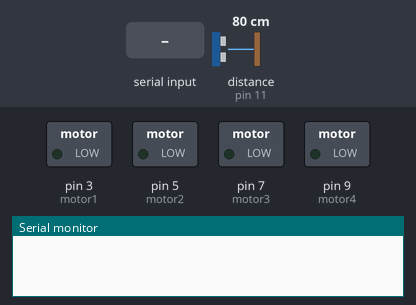
A sketch run on a simulated Arduino Uno, built with avr-gcc and run on an emulated ATmega328P. On the bench: switched loads named in the sketch (green lamp = pin HIGH), the last lines printed to the serial monitor. The inputs (shaded band) are chosen by the test bench; at power-on: distance to the obstacle (sensor on pin 11) 80 cm. The echo pulse lasts 58.3 µs per cm; pins used as bus, display or sensor lines are not drawn.

Above: at 1.2 s.
1.3 s: "SELFMODE" received over Serial
At 2.8 s:
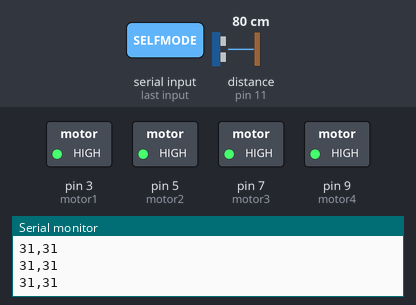
3.8 s: distance to the obstacle (sensor on pin 11) set to 42 cm
5.3 s: distance to the obstacle (sensor on pin 11) set to 35 cm
At 6.2 s:
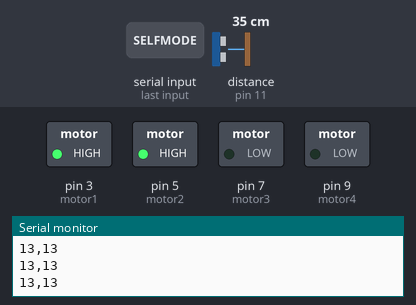
9.8 s: "USERMODE" received over Serial
At 12.0 s:
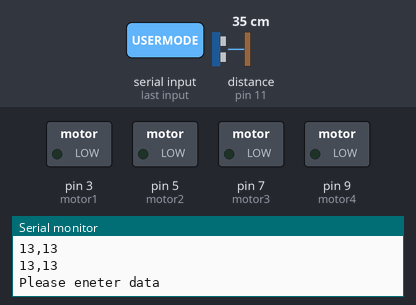
12.3 s: "LEFT" received over Serial
At 14.5 s:
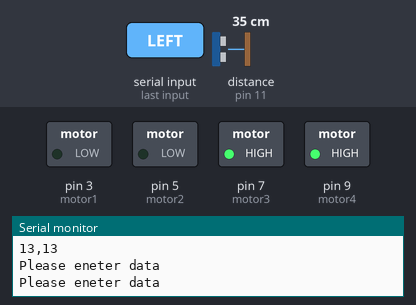
Timing chart, 0 to 15.8 s (numbered marks = the images above; inputs shaded):
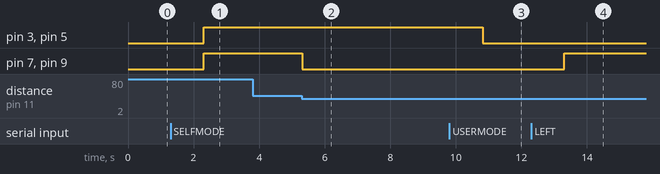

Measured:
- the behaviour switches between 39 and 38 cm on distance to the obstacle (sensor on pin 11) (found by bisection; images 1 and 2)
- after the input at 1.3 s, pin 3 (motor1), pin 5 (motor2), pin 7 (motor3), pin 9 (motor4): LOW → HIGH after 1.0 s
- after the input at 5.3 s, pin 7 (motor3), pin 9 (motor4): HIGH → LOW at once
- after the input at 9.8 s, pin 3 (motor1), pin 5 (motor2): HIGH → LOW after 1.0 s
- after the input at 12.3 s, pin 7 (motor3), pin 9 (motor4): LOW → HIGH after 1.0 s

The sketch:

drivermotor.ino
```cpp
const int trigPin1 = 12;
const int echoPin1 = 11;
int motor1 = 3;
int motor2 = 5;
int motor3 = 7;
int motor4 = 9;
long starttime = 0;
long endtime = 0;
bool turnflag = false;
bool selfMode = false;

String data;

void setup() {

  Serial.begin(9600);
  pinMode(motor1, OUTPUT);
  pinMode(motor2, OUTPUT);
  pinMode(motor3, OUTPUT);
  pinMode(motor4, OUTPUT);
}

void loop() {

  if(selfMode){
    driveInSelfMode();
  }

}

void driveInSelfMode(){
  long duration1, cm1;
  pinMode(trigPin1, OUTPUT);

  digitalWrite(trigPin1, LOW);

  delayMicroseconds(2);

  digitalWrite(trigPin1, HIGH);

  delayMicroseconds(10);

  digitalWrite(trigPin1, LOW);

  pinMode(echoPin1, INPUT);

  duration1 = pulseIn(echoPin1, HIGH);
  //  Serial.println(duration1);
  cm1 = microsecondsToCentimeters(duration1);

  Serial.print(cm1);
  Serial.print(",");
  Serial.println(cm1);

  if (cm1 < 15) {
    if (!turnflag) {
      turnflag = true;
      starttime = millis();
    }
    goRight();
  } else {
    if (turnflag) {
      goRight();
      delay(6000);

      if(cm1 < 15){
        return;
      }
      turnflag = false;

      endtime = millis();
      int d = endtime - starttime;
      goStraight();
      delay(4000);
      goLeft();
      delay(d);
    } else {
      goStraight();
    }

  }
}

void serialEvent() {


  Serial.println("Please eneter data");
  while (Serial.available() == 0) {

  }

  data = Serial.readString();

  if(data == "USERMODE"){
    selfMode = false;
    mStop();
  }
  else if(data == "SELFMODE"){
    selfMode = true;
  }
  else if(data == "STRAIGHT"){
    if(!selfMode){
      goStraight();
    }
  }
  else if(data == "LEFT"){
    if(!selfMode){
      goLeft();
    }
  }
  else if(data == "RIGHT"){
    if(!selfMode){
      goRight();
    }
  }
  else if(data == "STOP"){
    if(!selfMode){
      mStop();
    }
  }

}

long microsecondsToCentimeters(long microseconds) {
  return microseconds / 74 / 2;
}
void goStraight() {
  digitalWrite(motor1, HIGH);
  digitalWrite(motor2, HIGH);
  digitalWrite(motor3, HIGH);
  digitalWrite(motor4, HIGH);
}
void goLeft() {
  digitalWrite(motor1, LOW);
  digitalWrite(motor2, LOW);
  digitalWrite(motor3, HIGH);
  digitalWrite(motor4, HIGH);

}
void goRight() {
  digitalWrite(motor1, HIGH);
  digitalWrite(motor2, HIGH);
  digitalWrite(motor3, LOW);
  digitalWrite(motor4, LOW);

}
void mStop() {
  digitalWrite(motor1, LOW);
  digitalWrite(motor2, LOW);
  digitalWrite(motor3, LOW);
  digitalWrite(motor4, LOW);

}
```
